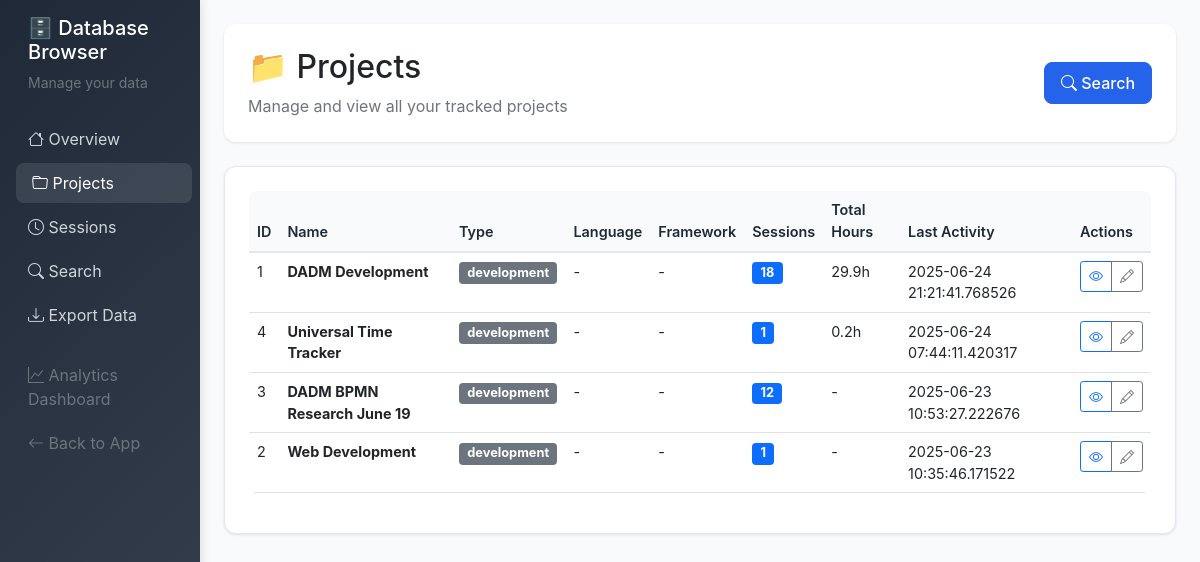
Page /db/projects on the earlier database version.
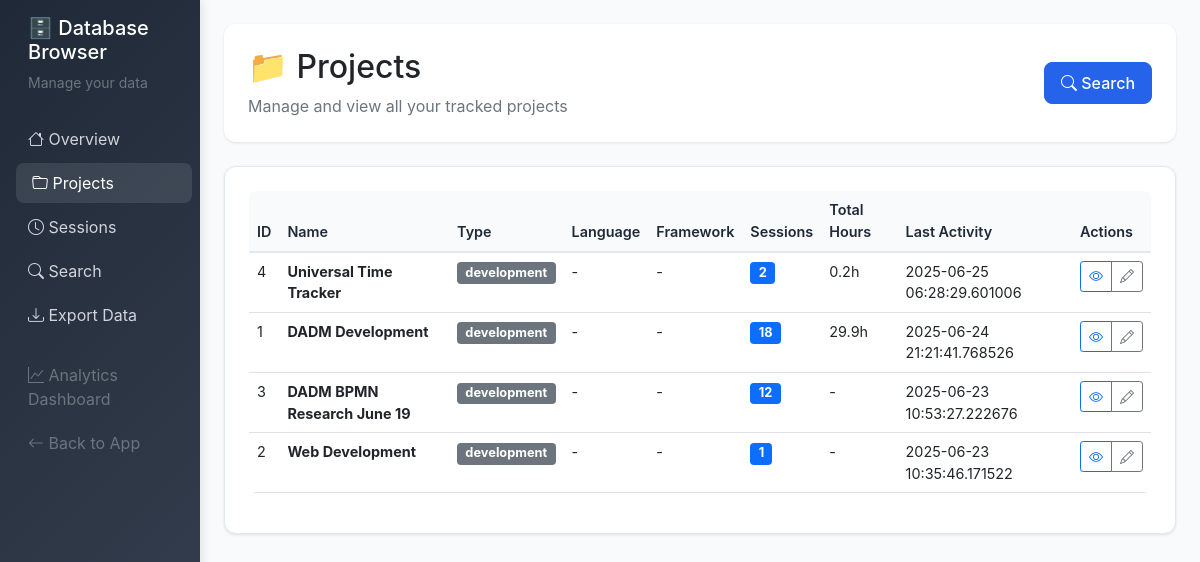
Same page on the later database version.
### server/src/models.py (models this page shows, shortened)
class Project:
    __tablename__ = 'projects'

### server/src/db_browser.py (the view)
@db_browser.route('/db/projects')
def projects():
    conn = get_db_connection()
    projects = conn.execute('''
        SELECT p.*, COUNT(s.id) as session_count,
               SUM(s.duration_minutes) as total_duration
        FROM projects p
        LEFT JOIN sessions s ON p.id = s.project_id
        GROUP BY p.id
        ORDER BY p.last_activity DESC
    ''').fetchall()
    conn.close()
    return render_template('db_browser/projects.html', projects=projects)

### server/src/db_browser.py (called while the page is built)
def get_db_connection():
    database_path = os.environ.get('DATABASE_PATH', '/app/data/timetracker.db')
    conn = sqlite3.connect(database_path)
    conn.row_factory = sqlite3.Row
    return conn

### server/src/templates/db_browser/projects.html (shortened to what this page needs)
{% extends "db_browser/base.html" %}
{% block content %}
<div class="page-header">
    <div class="row align-items-center">
        <div class="col">
            <h1 class="h2 mb-2">📁 Projects</h1>
            <p class="text-muted mb-0">Manage and view all your tracked projects</p>
        </div>
        <div class="col-auto">
            <a href="{{ url_for('db_browser.search') }}" class="btn btn-primary">
                <i class="bi bi-search"></i> Search
            </a>
        </div>
    </div>
</div>
<div class="content-card">
    {% if projects %}
    <div class="table-responsive">
        <table class="table table-hover">
            <thead>
                <tr>
                    <th>ID</th>
                    <th>Name</th>
                    <th>Type</th>
                    <th>Language</th>
                    <th>Framework</th>
                    <th>Sessions</th>
                    <th>Total Hours</th>
                    <th>Last Activity</th>
                    <th>Actions</th>
                </tr>
            </thead>
            <tbody>
                {% for project in projects %}
                <tr>
                    <td>{{ project.id }}</td>
                    <td>
                        <strong>{{ project.name }}</strong>
                    </td>
                    <td>
                        <span class="badge bg-secondary">{{ project.type }}</span>
                    </td>
                    <td>{{ project.language or '-' }}</td>
                    <td>{{ project.framework or '-' }}</td>
                    <td>
                        <span class="badge bg-primary">{{ project.session_count }}</span>
                    </td>
                    <td>
                        {% if project.total_duration %}
                            {{ "%.1f"|format(project.total_duration / 60) }}h
                        {% else %}
                            -
                        {% endif %}
                    </td>
                    <td>
                        {% if project.last_activity %}
                            {% set date_parts = project.last_activity.split('T') %}
                            {{ date_parts[0] }}
                        {% else %}
                            -
                        {% endif %}
                    </td>
                    <td>
                        <div class="btn-group btn-group-sm" role="group">
                            <a href="{{ url_for('db_browser.project_detail', project_id=project.id) }}"
                               class="btn btn-outline-primary" title="View Details">
                                <i class="bi bi-eye"></i>
                            </a>
                            <a href="{{ url_for('db_browser.edit_project', project_id=project.id) }}"
                               class="btn btn-outline-secondary" title="Edit">
                                <i class="bi bi-pencil"></i>
                            </a>
                        </div>
                    </td>
                </tr>
                {% endfor %}
            </tbody>
        </table>
    </div>
    {% else %}
    <div class="text-center py-5">
        <i class="bi bi-folder-x fs-1 text-muted"></i>
        <h4 class="text-muted mt-3">No projects found</h4>
        <p class="text-muted">Start tracking time to see your projects here.</p>
    </div>
    {% endif %}
</div>
{% endblock %}

### server/src/templates/db_browser/base.html (shortened to what this page needs)
<!DOCTYPE html>
<html lang="en">
<head>
    <link href="https://cdn.jsdelivr.net/npm/bootstrap@5.1.3/dist/css/bootstrap.min.css" rel="stylesheet">
    <link href="https://cdn.jsdelivr.net/npm/bootstrap-icons@1.7.2/font/bootstrap-icons.css" rel="stylesheet">
</head>
<body>
    <div class="container-fluid">
        <div class="row">
            <nav class="col-md-3 col-lg-2 d-md-block sidebar collapse">
                <div class="position-sticky pt-3">
                    <div class="px-3 mb-4">
                        <h5 class="text-white">🗄️ Database Browser</h5>
                        <p class="text-muted small">Manage your data</p>
                    </div>
                    <ul class="nav flex-column">
                        <li class="nav-item">
                            <a class="nav-link {% if request.endpoint == 'db_browser.index' %}active{% endif %}" href="{{ url_for('db_browser.index') }}">
                                <i class="bi bi-house"></i> Overview
                            </a>
                        </li>
                        <li class="nav-item">
                            <a class="nav-link {% if request.endpoint == 'db_browser.projects' %}active{% endif %}" href="{{ url_for('db_browser.projects') }}">
                                <i class="bi bi-folder"></i> Projects
                            </a>
                        </li>
                        <li class="nav-item">
                            <a class="nav-link {% if request.endpoint == 'db_browser.sessions' %}active{% endif %}" href="{{ url_for('db_browser.sessions') }}">
                                <i class="bi bi-clock"></i> Sessions
                            </a>
                        </li>
                        <li class="nav-item">
                            <a class="nav-link {% if request.endpoint == 'db_browser.search' %}active{% endif %}" href="{{ url_for('db_browser.search') }}">
                                <i class="bi bi-search"></i> Search
                            </a>
                        </li>
                        <li class="nav-item">
                            <a class="nav-link {% if request.endpoint == 'db_browser.export_data' %}active{% endif %}" href="{{ url_for('db_browser.export_data') }}">
                                <i class="bi bi-download"></i> Export Data
                            </a>
                        </li>
                        <li class="nav-item mt-3">
                            <a class="nav-link text-muted" href="/dashboard">
                                <i class="bi bi-graph-up"></i> Analytics Dashboard
                            </a>
                        </li>
                        <li class="nav-item">
                            <a class="nav-link text-muted" href="/">
                                <i class="bi bi-arrow-left"></i> Back to App
                            </a>
                        </li>
                    </ul>
                </div>
            </nav>
            <main class="col-md-9 ms-sm-auto col-lg-10 px-md-4 main-content">
                {% block content %}{% endblock %}
            </main>
        </div>
    </div>
</body>
</html>

### server/src/templates/db_browser/base.html (style rules this page uses)
:root { --primary-color: #2563eb; --success-color: #16a34a; --warning-color: #ca8a04; --danger-color: #dc2626; --info-color: #0891b2; --dark-color: #1f2937; --light-color: #f8fafc; --border-color: #e2e8f0; }
body { background-color: var(--light-color); font-family: 'Inter', -apple-system, BlinkMacSystemFont, sans-serif; }
.sidebar { min-height: 100vh; background: linear-gradient(135deg, var(--dark-color) 0%, #374151 100%); box-shadow: 2px 0 10px rgba(0,0,0,0.1); }
.sidebar .nav-link { color: #d1d5db; border-radius: 8px; margin: 2px 0; transition: all 0.3s ease; }
.sidebar .nav-link:hover, .sidebar .nav-link.active { background-color: rgba(255,255,255,0.1); color: white; transform: translateX(4px); }
.main-content { padding: 24px; }
.page-header { background: white; border-radius: 12px; padding: 24px; margin-bottom: 24px; box-shadow: 0 1px 3px rgba(0,0,0,0.1); }
.content-card { background: white; border-radius: 12px; padding: 24px; box-shadow: 0 1px 3px rgba(0,0,0,0.1); border: 1px solid var(--border-color); margin-bottom: 24px; }
.table-responsive { font-size: 0.9rem; }
.badge { font-size: 0.8rem; }
.btn-primary { background: var(--primary-color); border-color: var(--primary-color); border-radius: 8px; padding: 8px 16px; font-weight: 500; }
.table { border-radius: 8px; overflow: hidden; }
.table thead th { background-color: var(--light-color); border-bottom: 2px solid var(--border-color); font-weight: 600; color: var(--dark-color); }

Differences in the rows shown:
changed Project "Universal Time Tracker": session_count "1" → "2"; last_activity "2025-06-24 07:44:11.420317" → "2025-06-25 06:28:29.601006"; moves up the list
